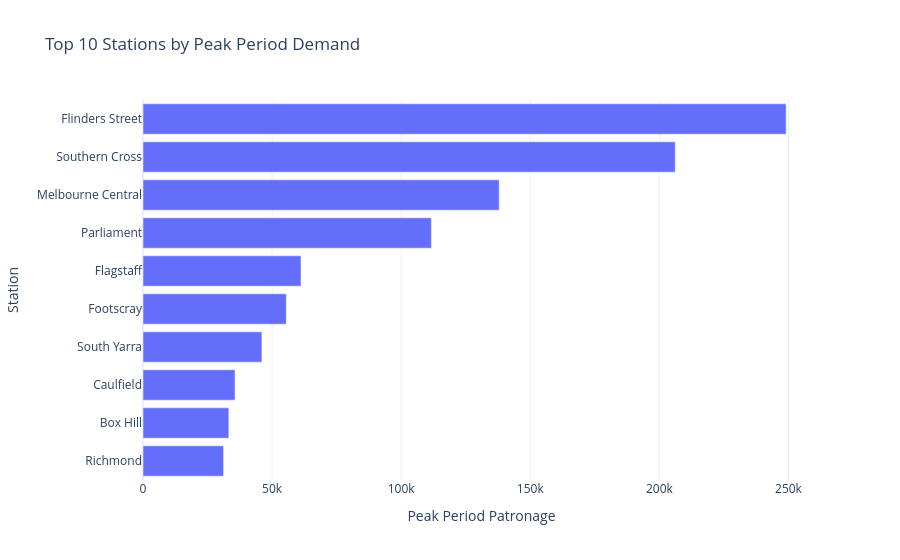

Notebook cell for this chart:
### Code cell
fig = px.bar(
    top_peak_stations,
    x="pax_total_peak",
    y="stop_name",
    orientation="h",
    title="Top 10 Stations by Peak Period Demand",
    labels={
        "pax_total_peak": "Peak Period Patronage",
        "stop_name": "Station"
    }
)

fig.update_layout(
    template="plotly_white",
    yaxis=dict(autorange="reversed")
)

fig.show()

### Figure 1 — Plotly figure (JSON) as saved in the notebook; plotly's stock layout.template omitted (floating-point values rounded to 4 significant figures)
{"data": [{"hovertemplate": "Peak Period Patronage=%{x}<br>Station=%{y}<extra></extra>", "legendgroup": "", "marker": {"color": "#636efa", "pattern": {"shape": ""}}, "name": "", "orientation": "h", "showlegend": false, "textposition": "auto", "type": "bar", "x": [249100, 206150, 137950, 111700, 61200, 55500, 46050, 35650, 33250, 31200], "xaxis": "x", "y": ["Flinders Street", "Southern Cross", "Melbourne Central", "Parliament", "Flagstaff", "Footscray", "South Yarra", "Caulfield", "Box Hill", "Richmond"], "yaxis": "y"}], "layout": {"barmode": "relative", "legend": {"tracegroupgap": 0}, "title": {"text": "Top 10 Stations by Peak Period Demand"}, "xaxis": {"anchor": "y", "domain": [0, 1], "title": {"text": "Peak Period Patronage"}}, "yaxis": {"anchor": "x", "autorange": "reversed", "domain": [0, 1], "title": {"text": "Station"}}}}
